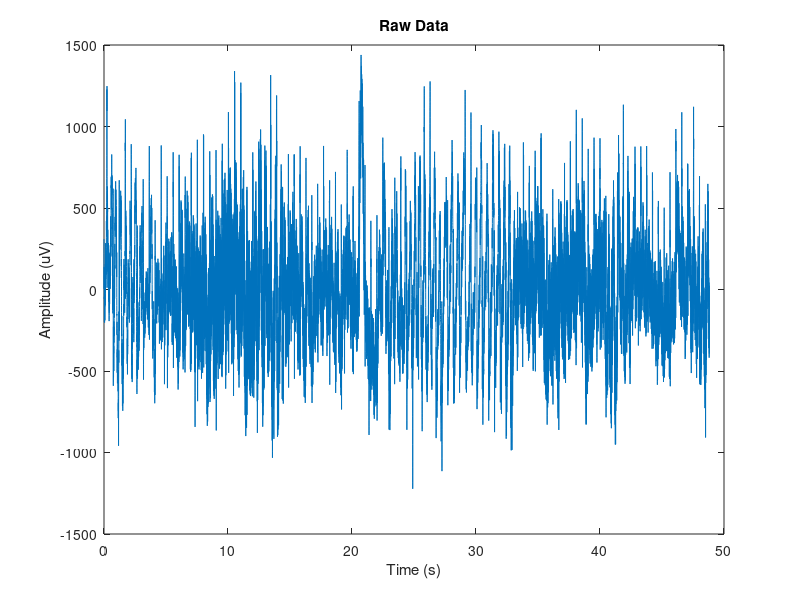
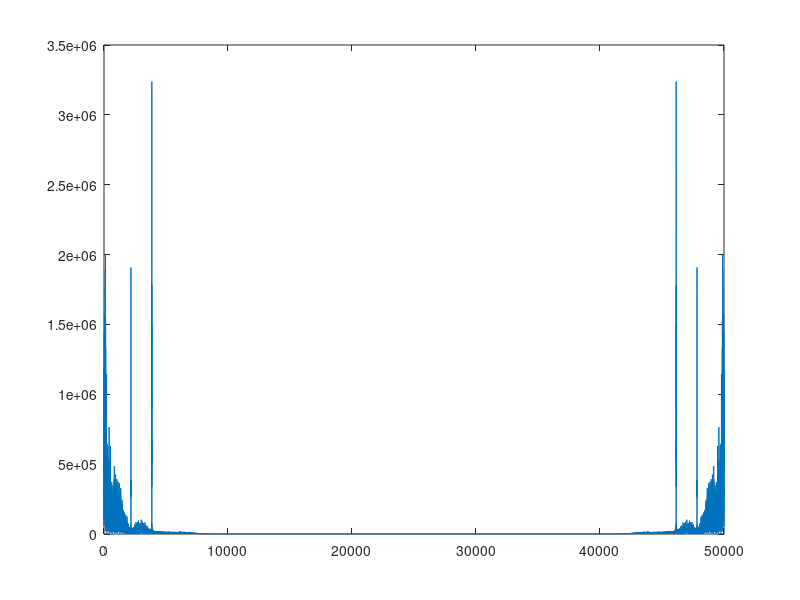

Reproduce these figures in MATLAB, in order.
% ENEL420 Assignemnt
% Tim Hadler, Emily Tideswell 
% 30/07/2020

clc, clear

data = load("enel420_grp_23.txt");

fs = 1024;  % Sampling frq, HZ
n = length(data);
t = linspace(0, n/fs, n);

% Plot raw data
figure(1)
plot(t, data);
title("Raw Data")
xlabel("Time (s)");
ylabel("Amplitude (uV)");

% Find and plot spectrum
spct = abs(fft(data));
f = [0:n-1];   %?

figure(2)
plot(f, spct)